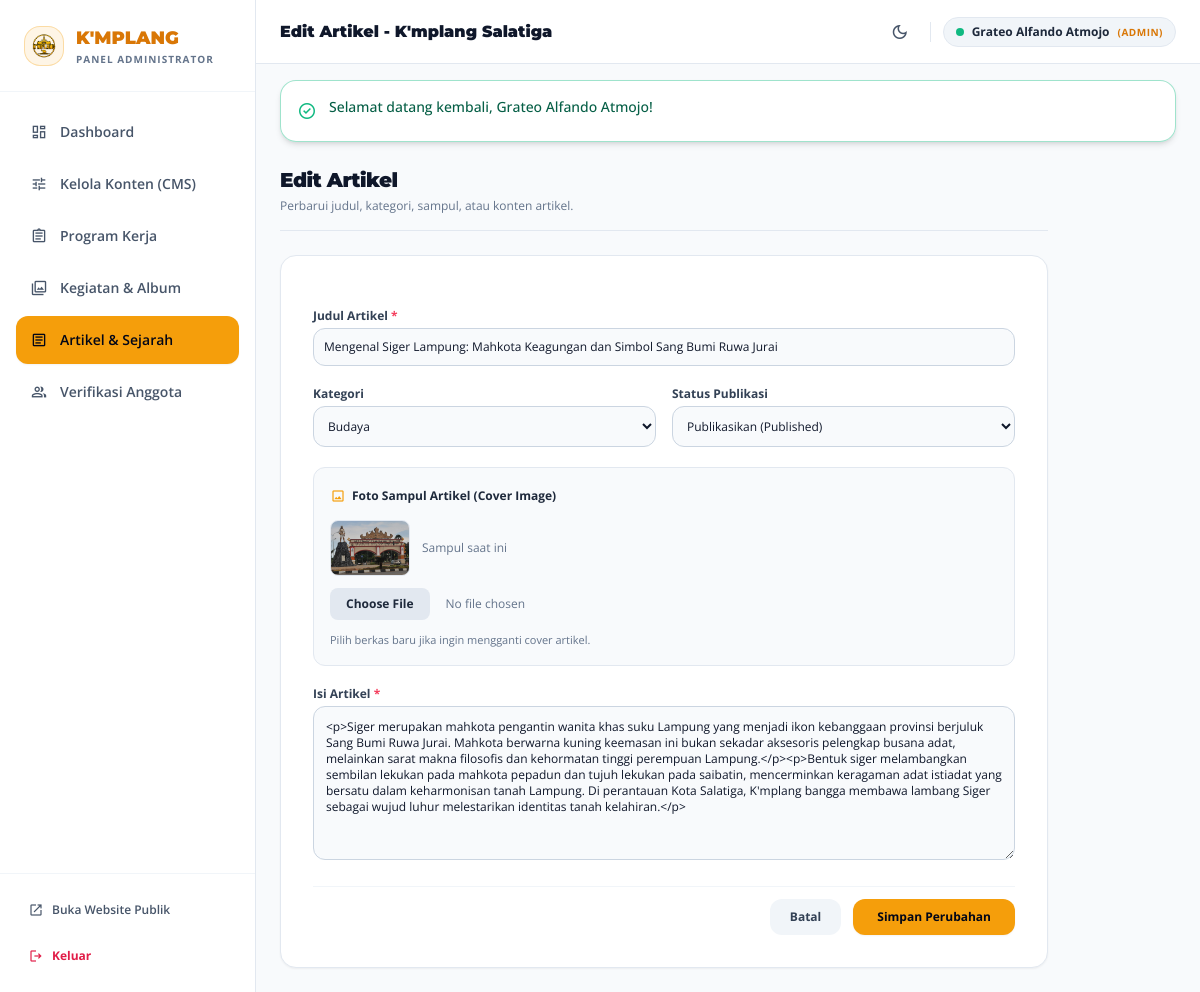
/admin/articles/edit/1 (signed in), run on the app's committed database.
### tables this page shows
CREATE TABLE IF NOT EXISTS `articles` (
    `id` INT AUTO_INCREMENT PRIMARY KEY,
    `judul` VARCHAR(255) NOT NULL,
    `slug` VARCHAR(255) NOT NULL UNIQUE,
    `kategori` VARCHAR(100) NOT NULL DEFAULT 'Berita',
    `konten` LONGTEXT NOT NULL,
    `cover_image` VARCHAR(255) NULL,
    `author_id` INT NULL,
    `status` ENUM('draft', 'published') NOT NULL DEFAULT 'published',
    `view_count` INT NOT NULL DEFAULT 0,
    `created_at` TIMESTAMP DEFAULT CURRENT_TIMESTAMP,
    `updated_at` TIMESTAMP DEFAULT CURRENT_TIMESTAMP ON UPDATE CURRENT_TIMESTAMP,
    INDEX `idx_art_slug` (`slug`),
    INDEX `idx_art_status` (`status`),
    INDEX `idx_art_kategori` (`kategori`),
    CONSTRAINT `fk_articles_author` FOREIGN KEY (`author_id`) REFERENCES `users` (`id`) ON DELETE SET NULL
);

### app/Views/admin/articles/edit.php (the view, shortened to what the rows shown need)
<div class="max-w-3xl space-y-6">
    <div class="border-b border-slate-200 dark:border-slate-800 pb-4 transition-colors">
        <h2 class="text-xl font-black text-slate-900 dark:text-white font-montserrat tracking-tight">Edit Artikel</h2>
        <p class="text-xs text-slate-500 dark:text-slate-400 mt-1">Perbarui judul, kategori, sampul, atau konten artikel.</p>
    </div>
    <form action="<?= App::baseUrl('/admin/articles/update/' . $article['id']) ?>" method="POST" enctype="multipart/form-data" class="bg-white dark:bg-slate-900 border border-slate-200 dark:border-slate-800 rounded-2xl p-6 sm:p-8 space-y-5 shadow-sm dark:shadow-none transition-colors">
        <div>
            <label class="block text-xs font-bold text-slate-700 dark:text-slate-300 mb-1">Judul Artikel <span class="text-rose-500">*</span></label>
            <input type="text" name="judul" value="<?= e($article['judul']) ?>" required class="w-full bg-slate-50 dark:bg-slate-950 border border-slate-300 dark:border-slate-700 rounded-xl p-2.5 text-xs text-slate-900 dark:text-slate-200 focus:outline-none focus:border-amber-500">
        </div>
        <div class="grid grid-cols-1 sm:grid-cols-2 gap-4">
            <div>
                <label class="block text-xs font-bold text-slate-700 dark:text-slate-300 mb-1">Kategori</label>
                <select name="kategori" class="w-full bg-slate-50 dark:bg-slate-950 border border-slate-300 dark:border-slate-700 rounded-xl p-2.5 text-xs text-slate-900 dark:text-slate-200 focus:outline-none focus:border-amber-500 cursor-pointer">
                    <option value="Budaya" <?= $article['kategori'] === 'Budaya' ? 'selected' : '' ?>>Budaya</option>
                </select>
            </div>
            <div>
                <label class="block text-xs font-bold text-slate-700 dark:text-slate-300 mb-1">Status Publikasi</label>
                <select name="status" class="w-full bg-slate-50 dark:bg-slate-950 border border-slate-300 dark:border-slate-700 rounded-xl p-2.5 text-xs text-slate-900 dark:text-slate-200 focus:outline-none focus:border-amber-500 cursor-pointer">
                    <option value="published" <?= $article['status'] === 'published' ? 'selected' : '' ?>>Publikasikan (Published)</option>
                </select>
            </div>
        </div>
        <div class="p-4 bg-slate-50 dark:bg-slate-950 border border-slate-200 dark:border-slate-800 rounded-xl space-y-3">
            <label class="block text-xs font-bold text-slate-800 dark:text-slate-200 flex items-center gap-1.5">
                <span class="material-symbols-outlined text-amber-500 text-base">image</span>
                Foto Sampul Artikel (Cover Image)
            </label>
            <?php if (!empty($article['cover_image'])): ?>
                <div class="flex items-center gap-3">
                    <img src="<?= App::mediaUrl($article['cover_image'], 'articles', 'LampungThumb.jpg') ?>" class="w-20 h-14 object-cover rounded-lg border border-slate-200 dark:border-slate-700">
                    <span class="text-xs text-slate-500 dark:text-slate-400">Sampul saat ini</span>
                </div>
            <?php endif; ?>
            <input type="file" name="cover" accept="image/*" class="block w-full text-xs text-slate-500 dark:text-slate-400 file:mr-4 file:py-2 file:px-4 file:rounded-lg file:border-0 file:text-xs file:font-bold file:bg-slate-200 dark:file:bg-slate-800 file:text-slate-800 dark:file:text-amber-400 hover:file:bg-slate-300 dark:hover:file:bg-slate-700 cursor-pointer">
            <span class="text-[11px] text-slate-500 block">Pilih berkas baru jika ingin mengganti cover artikel.</span>
        </div>
        <div>
            <label class="block text-xs font-bold text-slate-700 dark:text-slate-300 mb-1">Isi Artikel <span class="text-rose-500">*</span></label>
            <textarea name="konten" rows="8" required class="w-full bg-slate-50 dark:bg-slate-950 border border-slate-300 dark:border-slate-700 rounded-xl p-3 text-xs text-slate-900 dark:text-slate-200 focus:outline-none focus:border-amber-500"><?= e($article['konten']) ?></textarea>
        </div>
        <div class="flex justify-end gap-3 pt-3 border-t border-slate-100 dark:border-slate-800">
            <a href="<?= App::baseUrl('/admin/articles') ?>" class="px-5 py-2.5 rounded-xl bg-slate-100 hover:bg-slate-200 dark:bg-slate-800 dark:hover:bg-slate-700 text-slate-700 dark:text-slate-300 font-bold text-xs transition-colors">
                Batal
            </a>
            <button type="submit" class="px-6 py-2.5 rounded-xl bg-amber-500 hover:bg-amber-400 text-slate-950 font-bold text-xs shadow-sm transition-all">
                Simpan Perubahan
            </button>
        </div>
    </form>
</div>

### app/Core/Router.php (shortened to what the rows shown need)
<?php
class Router
{
    private array $routes = [];
    private function addRoute(string $method, string $path, array|callable $handler, array $middlewares): void
    {
        $pattern = preg_replace('/\{([a-zA-Z0-9_]+)\}/', '(?P<$1>[^/]+)', trim($path, '/'));
        $regex = '#^' . ($pattern === '' ? '' : $pattern) . '$#';
        $this->routes[] = [
            'method'      => $method,
            'path'        => trim($path, '/'),
            'regex'       => $regex,
            'handler'     => $handler,
            'middlewares' => $middlewares
        ];
    }
    public function dispatch(): void
    {
        $requestMethod = $_SERVER['REQUEST_METHOD'] ?? 'GET';
        $rawUri = parse_url($_SERVER['REQUEST_URI'] ?? '/', PHP_URL_PATH);
        $uri = trim(rawurldecode($rawUri), '/');
        $checkMethod = ($requestMethod === 'HEAD') ? 'GET' : $requestMethod;
        foreach ($this->routes as $route) {
            if ($route['method'] !== $checkMethod) {
                continue;
            }
            if (preg_match($route['regex'], $uri, $matches)) {
                $params = [];
                foreach ($matches as $key => $val) {
                    if (is_string($key)) {
                        $params[$key] = $val;
                    }
                }
                $handler = $route['handler'];
                if (is_array($handler)) {
                    [$controllerClass, $method] = $handler;
                    $controller = new $controllerClass();
                    call_user_func_array([$controller, $method], array_values($params));
                    return;
                }
            }
        }
    }
}

### data on the page
articles: judul "Mengenal Siger Lampung: Mahkota Keagungan dan Simbol Sang Bumi Ruwa Jurai", kategori "Budaya", status "Publikasikan (Published)", cover_image (picture), konten "<p>Siger merupakan mahkota pengantin wanita khas suku Lampung yang menjadi ikon kebanggaan provinsi berjuluk Sang Bumi Ruwa Jurai. Mahkota berwarna kuning keemasan ini bukan sekadar aksesoris pelengkap busana adat, melainkan sarat makna filosofis dan kehormatan tinggi perempuan Lampung.</p><p>Bentuk siger melambangkan sembilan lekukan pada mahkota pepadun dan tujuh lekukan pada saibatin, mencerminkan keragaman adat istiadat yang bersatu dalam keharmonisan tanah Lampung. Di perantauan Kota Salatiga, K'mplang bangga membawa lambang Siger sebagai wujud luhur melestarikan identitas tanah kelahiran.</p>"
